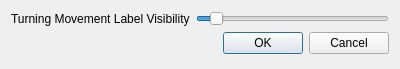
<?xml version="1.0" encoding="UTF-8"?>
<ui version="4.0">
 <class>Dialog</class>
 <widget class="QDialog" name="Dialog">
  <property name="geometry">
   <rect>
    <x>0</x>
    <y>0</y>
    <width>400</width>
    <height>69</height>
   </rect>
  </property>
  <property name="windowTitle">
   <string>Settings</string>
  </property>
  <layout class="QFormLayout" name="formLayout">
   <item row="0" column="0">
    <widget class="QLabel" name="label">
     <property name="text">
      <string>Turning Movement Label Visibility</string>
     </property>
    </widget>
   </item>
   <item row="0" column="1">
    <widget class="QSlider" name="sldTMViz">
     <property name="minimum">
      <number>1</number>
     </property>
     <property name="maximum">
      <number>100</number>
     </property>
     <property name="value">
      <number>8</number>
     </property>
     <property name="orientation">
      <enum>Qt::Horizontal</enum>
     </property>
    </widget>
   </item>
   <item row="1" column="0" colspan="2">
    <widget class="QDialogButtonBox" name="buttonBox">
     <property name="orientation">
      <enum>Qt::Horizontal</enum>
     </property>
     <property name="standardButtons">
      <set>QDialogButtonBox::Cancel|QDialogButtonBox::Ok</set>
     </property>
    </widget>
   </item>
  </layout>
 </widget>
 <resources/>
 <connections>
  <connection>
   <sender>buttonBox</sender>
   <signal>accepted()</signal>
   <receiver>Dialog</receiver>
   <slot>accept()</slot>
   <hints>
    <hint type="sourcelabel">
     <x>248</x>
     <y>254</y>
    </hint>
    <hint type="destinationlabel">
     <x>157</x>
     <y>274</y>
    </hint>
   </hints>
  </connection>
  <connection>
   <sender>buttonBox</sender>
   <signal>rejected()</signal>
   <receiver>Dialog</receiver>
   <slot>reject()</slot>
   <hints>
    <hint type="sourcelabel">
     <x>316</x>
     <y>260</y>
    </hint>
    <hint type="destinationlabel">
     <x>286</x>
     <y>274</y>
    </hint>
   </hints>
  </connection>
 </connections>
</ui>
